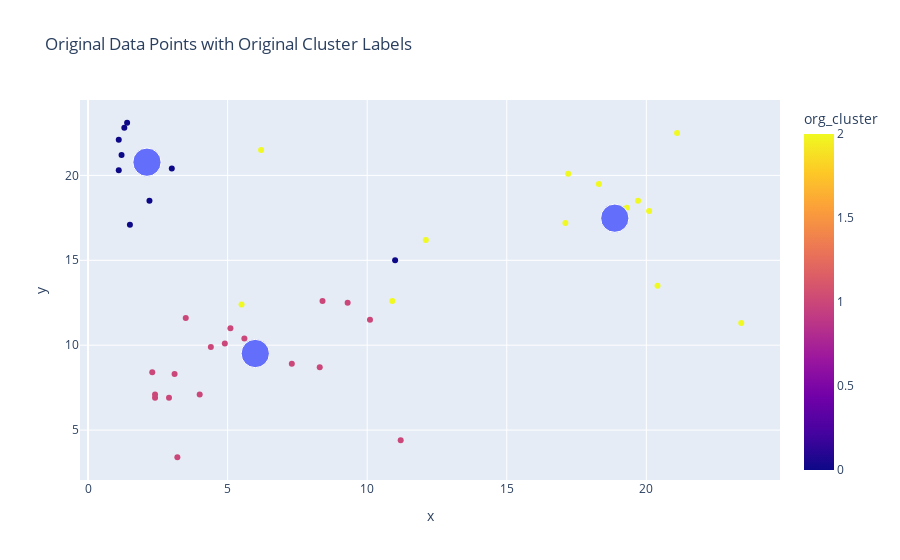

Write notebook code for a chart like this one.
### Code cell
import plotly.express as px

data['cluster'] = kmeans.labels_

fig = px.scatter(data, x='x', y='y', color='org_cluster',
                 title='Original Data Points with Original Cluster Labels')

fig.add_trace(px.scatter(x=kmeans.cluster_centers_[:, 0], y=kmeans.cluster_centers_[:, 1],
                         color=['Centroid'] * len(kmeans.cluster_centers_),
                         size=[10] * len(kmeans.cluster_centers_),
                         opacity=1).data[0])

fig.update_layout(showlegend=False)
fig.show()

### Figure 1 — Plotly figure (JSON) as saved in the notebook; plotly's stock layout.template omitted (floating-point values rounded to 4 significant figures)
{"data": [{"hovertemplate": "x=%{x}<br>y=%{y}<br>org_cluster=%{marker.color}<extra></extra>", "legendgroup": "", "marker": {"color": [2, 1, 1, 2, 1, 2, 2, 2, 1, 0, 1, 0, 1, 1, 1, 1, 1, 0, 1, 1, 2, 2, 0, 0, 1, 1, 2, 2, 0, 0, 0, 1, 1, 1, 1, 2, 2, 2, 2, 0], "coloraxis": "coloraxis", "symbol": "circle"}, "mode": "markers", "name": "", "orientation": "v", "showlegend": false, "type": "scatter", "x": [10.9, 2.3, 8.4, 12.1, 7.3, 23.4, 19.7, 17.1, 3.2, 1.3, 2.4, 1.2, 2.4, 3.1, 2.9, 11.2, 8.3, 1.4, 5.1, 4.9, 20.1, 19.3, 1.1, 2.2, 4.4, 5.6, 18.3, 17.2, 1.5, 3, 1.1, 4, 10.1, 3.5, 9.3, 5.5, 21.1, 6.2, 20.4, 11], "xaxis": "x", "y": [12.6, 8.4, 12.6, 16.2, 8.9, 11.3, 18.5, 17.2, 3.4, 22.8, 6.9, 21.2, 7.1, 8.3, 6.9, 4.4, 8.7, 23.1, 11, 10.1, 17.9, 18.1, 20.3, 18.5, 9.9, 10.4, 19.5, 20.1, 17.1, 20.4, 22.1, 7.1, 11.5, 11.6, 12.5, 12.4, 22.5, 21.5, 13.5, 15], "yaxis": "y"}, {"hovertemplate": "color=Centroid<br>x=%{x}<br>y=%{y}<br>size=%{marker.size}<extra></extra>", "legendgroup": "Centroid", "marker": {"color": "#636efa", "opacity": 1, "size": [10, 10, 10], "sizemode": "area", "sizeref": 0.025, "symbol": "circle"}, "mode": "markers", "name": "Centroid", "orientation": "v", "showlegend": true, "type": "scatter", "x": [18.87, 2.111, 5.99], "xaxis": "x", "y": [17.48, 20.78, 9.51], "yaxis": "y"}], "layout": {"coloraxis": {"colorbar": {"title": {"text": "org_cluster"}}, "colorscale": [[0, "#0d0887"], [0.1111, "#46039f"], [0.2222, "#7201a8"], [0.3333, "#9c179e"], [0.4444, "#bd3786"], [0.5556, "#d8576b"], [0.6667, "#ed7953"], [0.7778, "#fb9f3a"], [0.8889, "#fdca26"], [1, "#f0f921"]]}, "legend": {"tracegroupgap": 0}, "showlegend": false, "title": {"text": "Original Data Points with Original Cluster Labels"}, "xaxis": {"anchor": "y", "domain": [0, 1], "title": {"text": "x"}}, "yaxis": {"anchor": "x", "domain": [0, 1], "title": {"text": "y"}}}}
